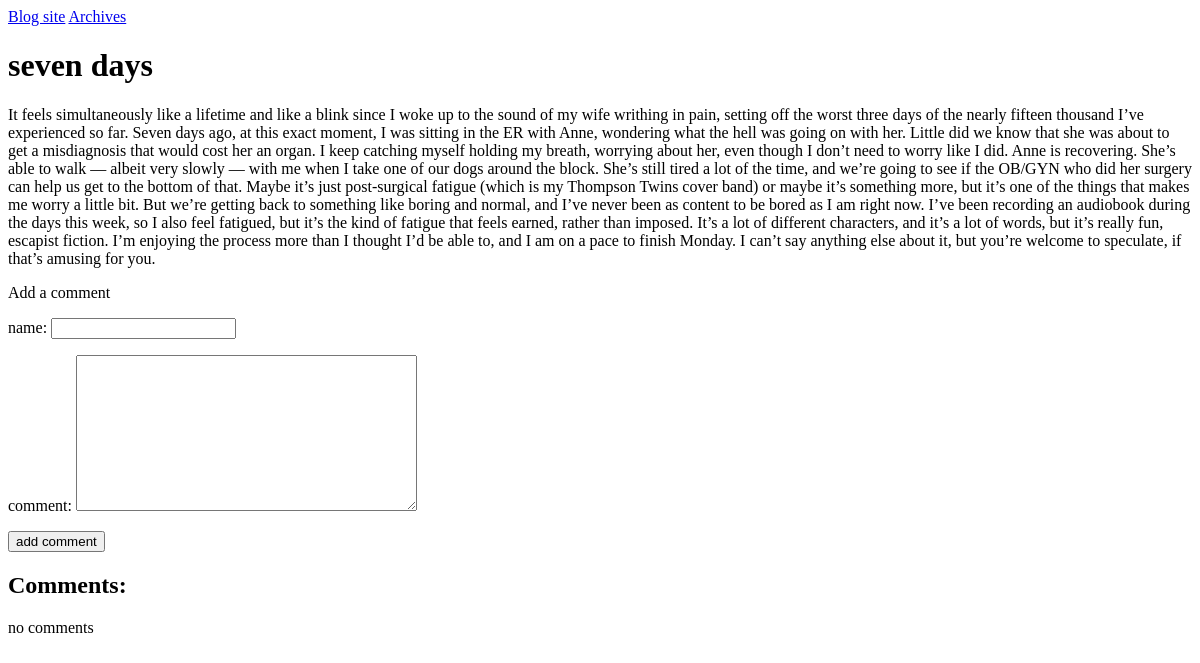
The page /archives/6/ on the database as committed earlier.
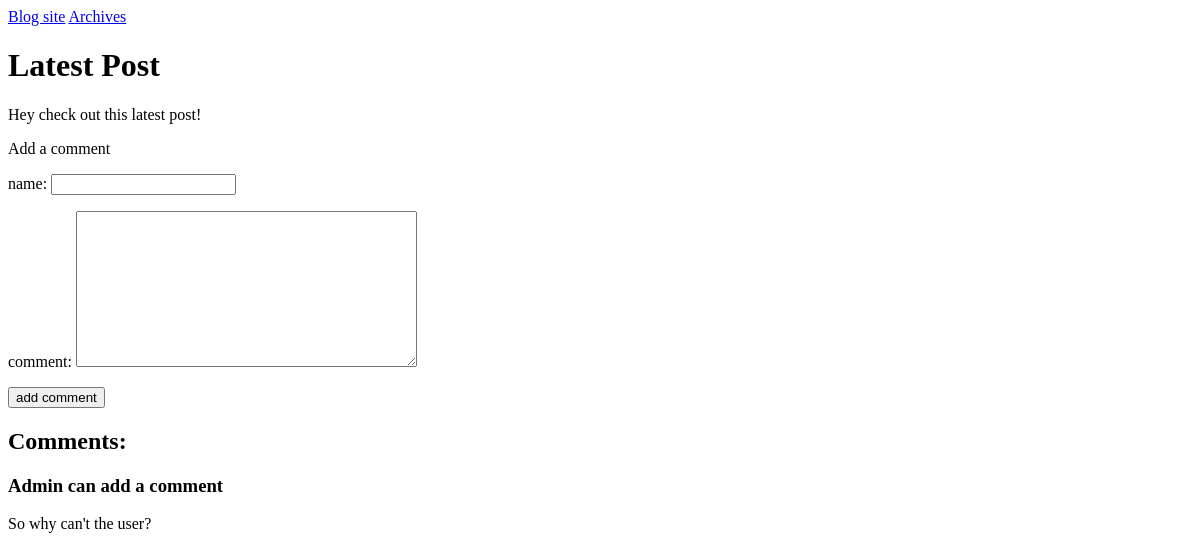
The same page on the database as committed later.
### blogs/models.py (models this page shows, shortened)
class Posts(models.Model):
    title = models.CharField(max_length=400)    #blog article title
    text = models.TextField()                   #blog article content
    date_added = models.DateTimeField(auto_now_add=True)

class Comments(models.Model):
    posts = models.ForeignKey(Posts, null=True)
    name = models.CharField(max_length=200)
    text = models.TextField()
    date_added = models.DateTimeField(auto_now_add=True)

### blogs/views.py (the view)
# urls.py: url(r'^archives/(?P<article_id>\d+)/$',views.article, name='article'),
def article(request, article_id):
    article = Posts.objects.get(id=article_id)
    comm = article.comments_set.order_by('-date_added')
    if request.method != 'POST':
        form = CommentForm()
    else:
        form = CommentForm(data=request.POST)
        if form.is_valid():
            new_entry = form.save(commit=False)
            new_entry.save()
            return HttpResponseRedirect(reverse('blogs:article', args=[article_id]))
    context = {'article': article,'form':form, 'comm': comm}
    return render(request, 'blogs/article.html', context)

### blogs/forms.py
class CommentForm(forms.ModelForm):
    class Meta:
        model = Comments
        fields = ['name','text']
        labels = {'name':'name:','text': 'comment:'}

### blogs/templates/blogs/article.html (shortened to what this page needs)
{% extends "blogs/base.html" %}
{% block content %}
<h1>{{ article.title }}</h1>
<p>{{ article.text }}</p>
<p>Add a comment</p>
<form action="{% url 'blogs:article' article.id %}" method='post'>
  {{ form.as_p }}
  <button name="submit">add comment</button>
</form>
<h2>Comments:</h2>
{% for comment in comm %}
  <h3>{{ comment.name }}</h3>
  <p>{{ comment.text }}</p>
{% empty %}
  <p>no comments</p>
{% endfor %}
{% endblock content %}

### blogs/templates/blogs/base.html
<p>
  <a href="{% url 'blogs:index' %}">Blog site</a>
  <a href="{% url 'blogs:archives' %}">Archives</a>
</p>
{% block content %} {% endblock content %}

Rows that differ between the two databases and show on the page:
changed Posts: title "seven days" → "Latest Post"; text "It feels simultaneously like a lifetime and like a blink since I woke up to the sound of my wife writhing in pain, setting off the worst three days of the nearly fifteen thousand I’ve experienced so far. Seven days ago, at this exact moment, I was sitting in the ER with Anne, wondering what the hell was going on with her. Little did we know that she was about to get a misdiagnosis that would cost her an organ. I keep catching myself holding my breath, worrying about her, even though I don’t need to worry like I did. Anne is recovering. She’s able to walk — albeit very slowly — with me when I take one of our dogs around the block. She’s still tired a lot of the time, and we’re going to see…" → "Hey check out this latest post!"
added Comments: name "Admin can add a comment", text "So why can't the user?"
Other text that changed with them:
text no longer shown: "no comments"
